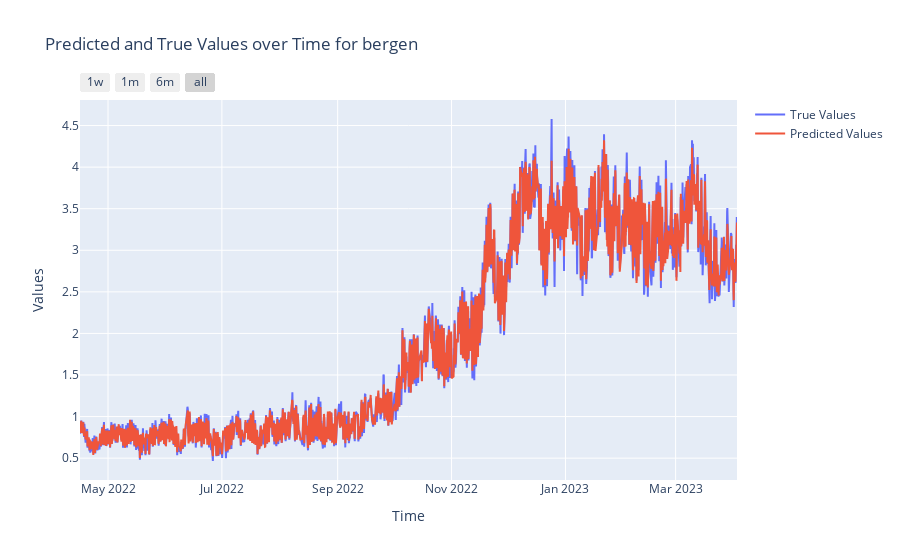
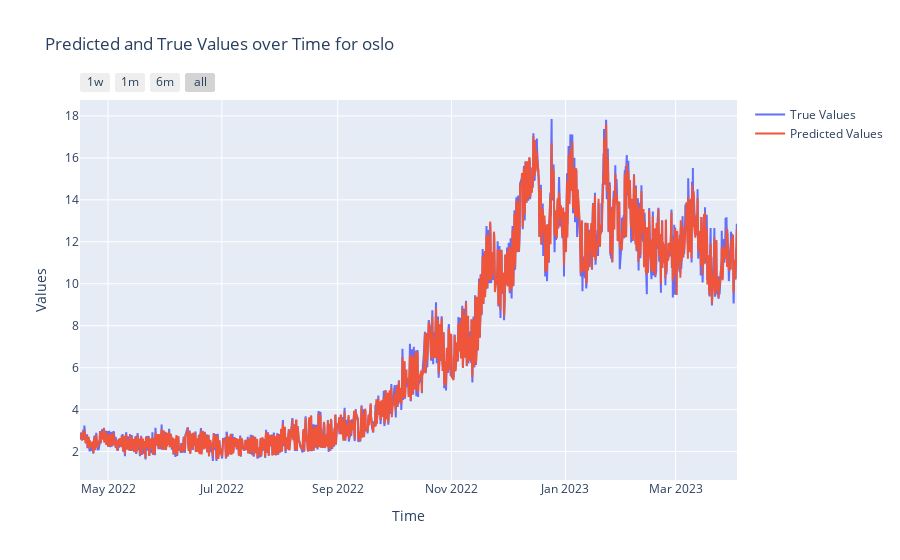
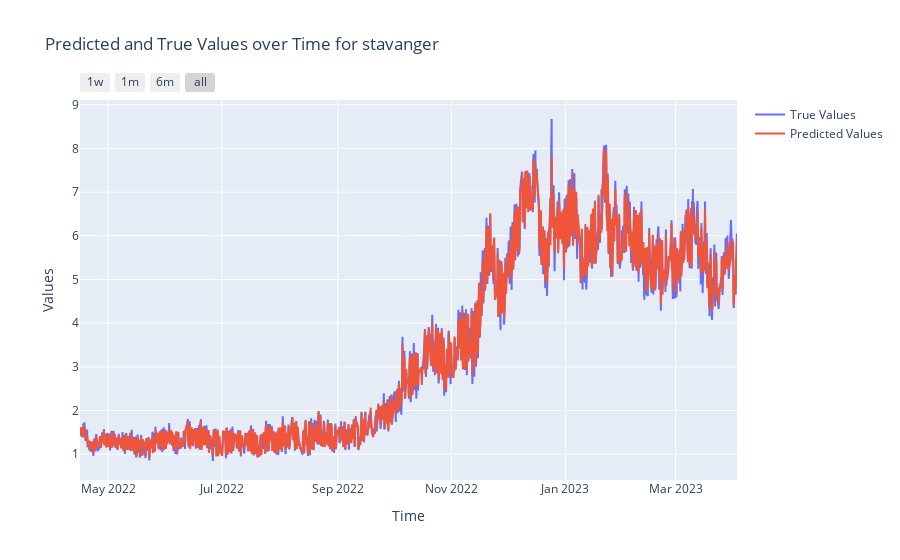
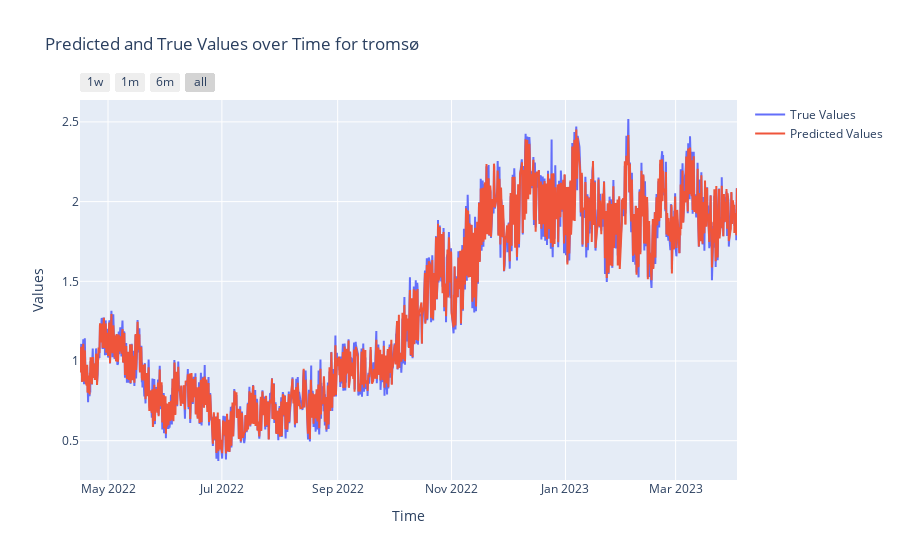

These figures' notebook cell, in order:
### Code cell
import plotly.graph_objects as go

combined_individual_predictions = {}
for location in results_0_10.keys():
    combined_df = pd.concat([results_0_10[location], results_11_24[location]])
    combined_df = combined_df.sort_values(by='time')
    combined_individual_predictions[location] = combined_df


# Plot the results for each location
for location, subset_df in combined_individual_predictions.items():

    
    time = subset_df['time']
    true_values = subset_df['consumption']
    predicted_values = subset_df['prediction_label']
    errors = true_values - predicted_values
    absolute_percentage_errors = (np.abs(true_values - predicted_values) / true_values) * 100


    fig = go.Figure()

    # Add traces for true values, predicted values, and absolute percentage errors
    fig.add_trace(go.Scatter(x=time, y=true_values, mode='lines', name='True Values'))
    fig.add_trace(go.Scatter(x=time, y=predicted_values, mode='lines', name='Predicted Values'))

    # Update layout for better visualization
    fig.update_layout(
        title=f'Predicted and True Values over Time for {location}',
        xaxis_title='Time',
        yaxis_title='Values',
        xaxis=dict(
            rangeselector=dict(
                buttons=list([
                    dict(count=7, label="1w", step="day", stepmode="backward"),
                    dict(count=1, label="1m", step="month", stepmode="backward"),
                    dict(count=6, label="6m", step="month", stepmode="backward"),
                    dict(step="all")
                ])
            ),
            type="date"
        ),
        showlegend=True
    )

    fig.show()

### Figure 1 — Plotly figure (JSON) as saved in the notebook; plotly's stock layout.template omitted (floating-point values rounded to 4 significant figures; data arrays with more than 128 entries replaced by an {"elided": "..."} marker saying what was removed)
{"data": [{"mode": "lines", "name": "True Values", "type": "scatter", "x": {"elided": "1691 str values"}, "y": {"elided": "1691 float values"}}, {"mode": "lines", "name": "Predicted Values", "type": "scatter", "x": {"elided": "1691 str values"}, "y": {"elided": "1691 float values"}}], "layout": {"showlegend": true, "title": {"text": "Predicted and True Values over Time for bergen"}, "xaxis": {"rangeselector": {"buttons": [{"count": 7, "label": "1w", "step": "day", "stepmode": "backward"}, {"count": 1, "label": "1m", "step": "month", "stepmode": "backward"}, {"count": 6, "label": "6m", "step": "month", "stepmode": "backward"}, {"step": "all"}]}, "title": {"text": "Time"}, "type": "date"}, "yaxis": {"title": {"text": "Values"}}}}

### Figure 2 — Plotly figure (JSON) as saved in the notebook; plotly's stock layout.template omitted (floating-point values rounded to 4 significant figures; data arrays with more than 128 entries replaced by an {"elided": "..."} marker saying what was removed)
{"data": [{"mode": "lines", "name": "True Values", "type": "scatter", "x": {"elided": "1691 str values"}, "y": {"elided": "1691 float values"}}, {"mode": "lines", "name": "Predicted Values", "type": "scatter", "x": {"elided": "1691 str values"}, "y": {"elided": "1691 float values"}}], "layout": {"showlegend": true, "title": {"text": "Predicted and True Values over Time for oslo"}, "xaxis": {"rangeselector": {"buttons": [{"count": 7, "label": "1w", "step": "day", "stepmode": "backward"}, {"count": 1, "label": "1m", "step": "month", "stepmode": "backward"}, {"count": 6, "label": "6m", "step": "month", "stepmode": "backward"}, {"step": "all"}]}, "title": {"text": "Time"}, "type": "date"}, "yaxis": {"title": {"text": "Values"}}}}

### Figure 3 — Plotly figure (JSON) as saved in the notebook; plotly's stock layout.template omitted (floating-point values rounded to 4 significant figures; data arrays with more than 128 entries replaced by an {"elided": "..."} marker saying what was removed)
{"data": [{"mode": "lines", "name": "True Values", "type": "scatter", "x": {"elided": "1691 str values"}, "y": {"elided": "1691 float values"}}, {"mode": "lines", "name": "Predicted Values", "type": "scatter", "x": {"elided": "1691 str values"}, "y": {"elided": "1691 float values"}}], "layout": {"showlegend": true, "title": {"text": "Predicted and True Values over Time for stavanger"}, "xaxis": {"rangeselector": {"buttons": [{"count": 7, "label": "1w", "step": "day", "stepmode": "backward"}, {"count": 1, "label": "1m", "step": "month", "stepmode": "backward"}, {"count": 6, "label": "6m", "step": "month", "stepmode": "backward"}, {"step": "all"}]}, "title": {"text": "Time"}, "type": "date"}, "yaxis": {"title": {"text": "Values"}}}}

### Figure 4 — Plotly figure (JSON) as saved in the notebook; plotly's stock layout.template omitted (floating-point values rounded to 4 significant figures; data arrays with more than 128 entries replaced by an {"elided": "..."} marker saying what was removed)
{"data": [{"mode": "lines", "name": "True Values", "type": "scatter", "x": {"elided": "1691 str values"}, "y": {"elided": "1691 float values"}}, {"mode": "lines", "name": "Predicted Values", "type": "scatter", "x": {"elided": "1691 str values"}, "y": {"elided": "1691 float values"}}], "layout": {"showlegend": true, "title": {"text": "Predicted and True Values over Time for tromsø"}, "xaxis": {"rangeselector": {"buttons": [{"count": 7, "label": "1w", "step": "day", "stepmode": "backward"}, {"count": 1, "label": "1m", "step": "month", "stepmode": "backward"}, {"count": 6, "label": "6m", "step": "month", "stepmode": "backward"}, {"step": "all"}]}, "title": {"text": "Time"}, "type": "date"}, "yaxis": {"title": {"text": "Values"}}}}
